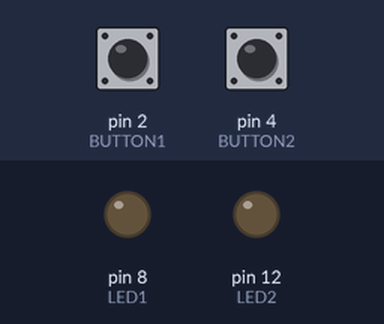
A sketch run on a simulated Arduino Uno, built with avr-gcc and run on an emulated ATmega328P. Parts: output pins drawn as LEDs (lit = HIGH). The inputs (shaded band) are chosen by the test bench; at power-on: pin 2 (BUTTON1) LOW, pin 4 (BUTTON2) LOW.

Above: at 1.2 s.
1.3 s: pin 2 (BUTTON1) pulled HIGH for 0.15 s
At 1.37 s:
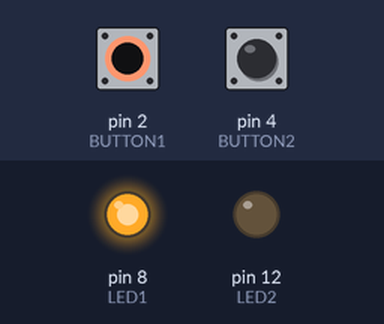
2.9 s: pin 4 (BUTTON2) pulled HIGH for 0.15 s
At 2.97 s:
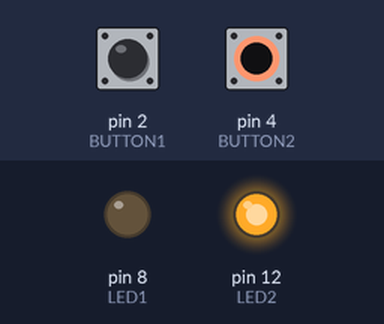
4.5 s: pin 4 (BUTTON2) pulled HIGH for 3.2 s
At 8.5 s:
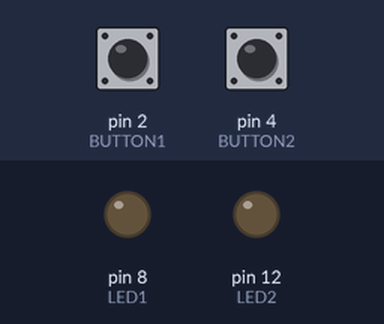
9.2 s: pin 2 (BUTTON1) pulled HIGH for 3.2 s
At 9.6 s:
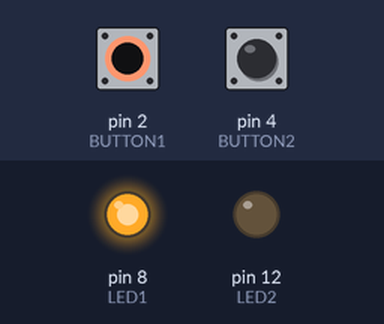
13.9 s: pin 2 (BUTTON1) driven HIGH and pin 4 (BUTTON2) driven HIGH
At 14.4 s:
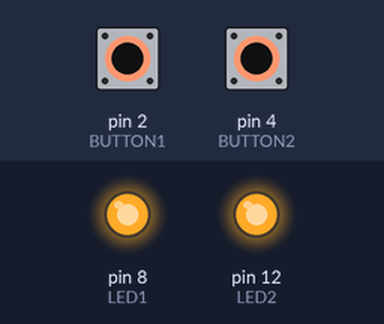
Timing chart, 0 to 16.4 s (numbered marks = the images above; inputs shaded):
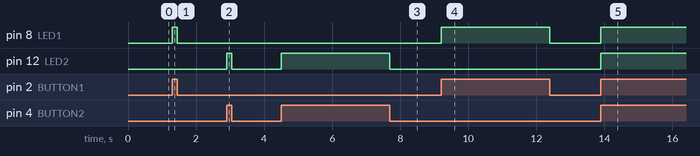

The sketch:

fung_proj10.ino
```cpp
const int BUTTON1 = 2;
const int BUTTON2 = 4;
const int LED1 = 8; //SOL1
const int LED2 = 12; //SOL2
int BUTTONstate1 = 0;
int BUTTONstate2 = 0;

void setup() {
  // put your setup code here, to run once:
  pinMode(BUTTON1, INPUT);
  pinMode(BUTTON2, INPUT);
  pinMode(LED1, OUTPUT); //pinMode(SOL1, OUTPUT);
  pinMode(LED2, OUTPUT); //pinMode(SOL2, OUTPUT);
}

void loop() {
  // put your main code here, to run repeatedly:
  // inflation button
  BUTTONstate1 = digitalRead(BUTTON1);
  if (BUTTONstate1 == HIGH)
  {
    // corresponds to finger valve opening
    digitalWrite(LED1, HIGH); //digitalWrite(SOL1, HIGH);
  }
  else{
    // corresponds to finger valve closing
    digitalWrite(LED1, LOW); //digitalWrite(SOL1, LOW);
  }
  // deflation button
  BUTTONstate2 = digitalRead(BUTTON2);
  if (BUTTONstate2 == HIGH)
  {
    // corresponds to vent valve opening
    digitalWrite(LED2, HIGH); //digitalWrite(SOL2, HIGH);
  }
  else{
    // corresponds to vent valve closing
    digitalWrite(LED2, LOW); //digitalWrite(SOL2, LOW);
  }
}
```

Measured:
- after the input at 1.3 s, pin 8 (LED1): LOW → HIGH at once, → LOW 0.15 s later
- after the input at 2.9 s, pin 12 (LED2): LOW → HIGH at once, → LOW 0.15 s later
- after the input at 4.5 s, pin 12 (LED2): LOW → HIGH at once, → LOW 3.2 s later
- after the input at 9.2 s, pin 8 (LED1): LOW → HIGH at once, → LOW 3.2 s later
- after the input at 13.9 s, pin 8 (LED1), pin 12 (LED2): LOW → HIGH at once
